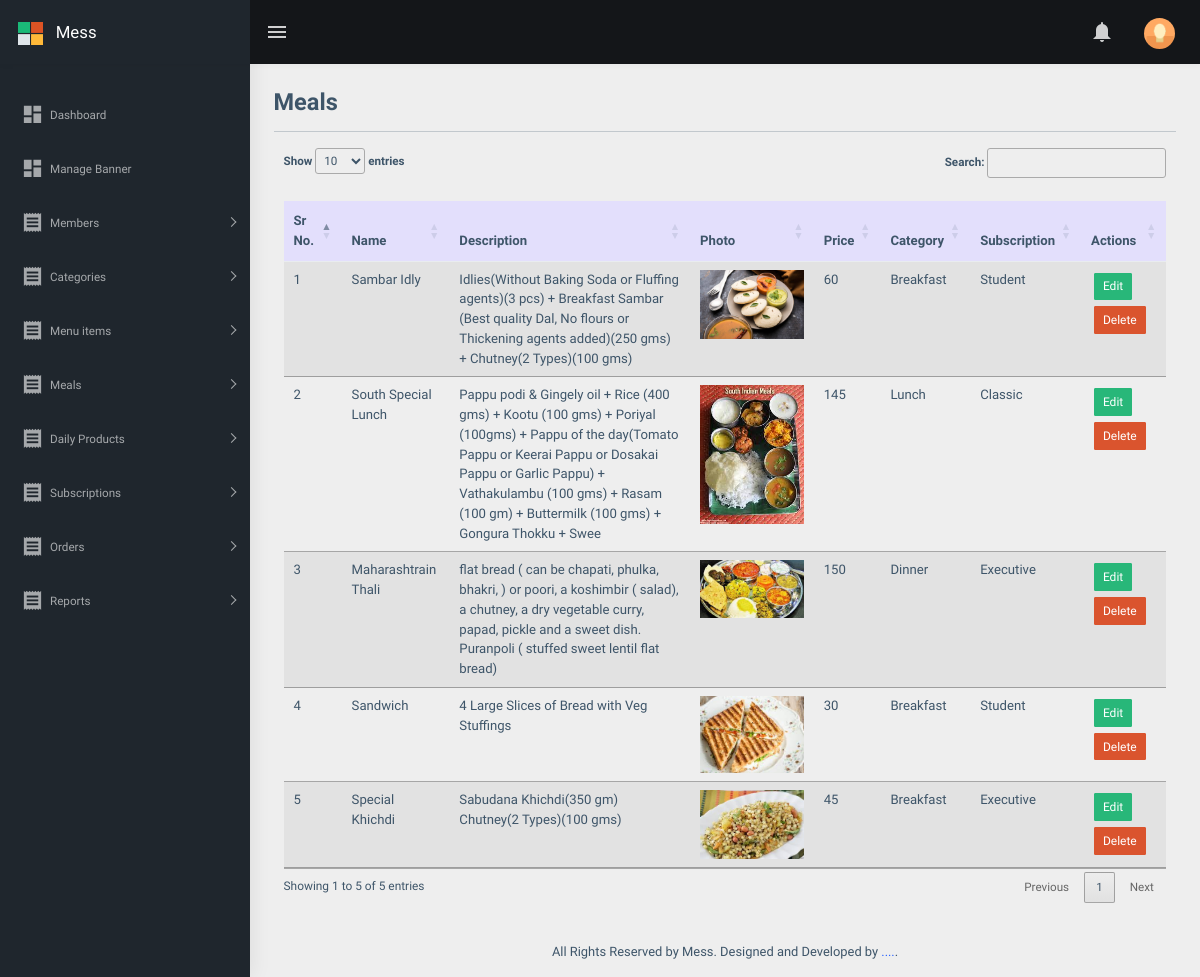
Screenshot of /admin/listMealPlans.php (signed in) with the database file from the repository.
### tables this page shows
CREATE TABLE `meals` (
  `id` bigint(20) NOT NULL,
  `mealName` varchar(255) NOT NULL,
  `mealDesc` varchar(255) NOT NULL,
  `mealPrice` int(11) NOT NULL,
  `mealSubscription` int(11) NOT NULL,
  `mealType` varchar(255) NOT NULL,
  `mealPhoto` varchar(255) NOT NULL,
  `status` int(11) NOT NULL DEFAULT 1
);

CREATE TABLE `category` (
  `id` int(11) NOT NULL,
  `name` varchar(40) NOT NULL,
  `description` varchar(800) NOT NULL,
  `status` int(11) NOT NULL
);

CREATE TABLE `subscriptions` (
  `id` int(11) NOT NULL,
  `subscriptionName` varchar(100) NOT NULL,
  `description` text NOT NULL,
  `15Days` int(11) NOT NULL,
  `weekly` int(11) NOT NULL,
  `monthly` int(11) NOT NULL
);

### admin/listMealPlans.php (the view, shortened to what this page needs)
<?php
include ('top.php');
$sql="select meals.*, subscriptions.subscriptionName,category.name from meals,subscriptions,category  where meals.mealSubscription=subscriptions.id and meals.mealType=category.id";
$res=mysqli_query($con,$sql);
?>
			<main class="content">
				<div class="container-fluid p-4">
					<div class="mb-3">
						<h1 class="h3 d-inline align-middle">Meals</h1>
					</div>
					<hr>
				<div class="container table-responsive">
					<table class="table table-striped   table-hover  table-sm pt-3" id="dttable">
					<thead class="table-primary">
						<tr>
						<th scope="col">Sr No.</th>
						<th scope="col">Name</th>
						<th scope="col">Description</th>
						<th scope="col">Photo</th>
						<th scope="col">Price</th>
						<th scope="col">Category</th>
						<th scope="col">Subscription</th>
						<th scope="col">Actions</th>
						</tr>
					</thead>
					<tbody>
					<?php
							if(mysqli_num_rows($res) > 0){
								$i=1;
								while( $row=mysqli_fetch_assoc($res) ){
						?>
						<tr>
						<td scope="col"> <?php  echo $i; ?></td>
						<td scope="col" > <?php  echo $row['mealName']; ?></td>
						<td scope="col" > <?php  echo $row['mealDesc']; ?></td>
						<td scope="col" > <a target="_blank" href="<?php  echo SITE_MENU_IMAGE.$row['mealPhoto']; ?>"> <img class="img-fluid" src="<?php  echo SITE_MENU_IMAGE.$row['mealPhoto']; ?>" > </a> </td>
						<td scope="col" > <?php  echo $row['mealPrice']; ?></td>
						<td scope="col" > <?php  echo $row['name']; ?></td>
						<td scope="col"> <?php  echo $row['subscriptionName']; ?></td>
						<td scope="col" >
							<a href="pages-addMealPlans.php?id=<?php echo $row['id']; ?>"> <button class="btn btn-success btn-sm">Edit</button> </a>
							<a href="?id=<?php echo $row['id']; ?>&type=delete "> <button class="btn btn-danger btn-sm">Delete</button> </a>
						</td>
						</tr>
						<?php
								$i++;
								}
							}
							else{
							?>
							<td colspan="4">Data not found</td>
							<?php
							}
						?>
					</tbody>
					</table>
				</div>
				</div>
			</main>
			<?php
				include 'footer.php';
			?>

### admin/top.php (shortened to what this page needs)
<!DOCTYPE html>
<html dir="ltr" lang="en">
  <head>
    <link href="<?php echo SITE_PATH;?>assets/libs/flot/css/float-chart.css" rel="stylesheet" />
    <link href="<?php echo SITE_PATH;?>dist/css/style.min.css" rel="stylesheet" />
    <link href="<?php echo SITE_PATH;?>dist/css/customAdmin.css" rel="stylesheet" />
  <link rel="stylesheet" type="text/css" href="//cdn.datatables.net/1.11.1/css/jquery.dataTables.min.css">
    <link rel="stylesheet" href="https://cdnjs.cloudflare.com/ajax/libs/font-awesome/5.15.3/css/all.min.css">
  </head>
  <body>
    <div
      id="main-wrapper"
      data-layout="vertical"
      data-navbarbg="skin5"
      data-sidebartype="full"
      data-sidebar-position="absolute"
      data-header-position="absolute"
      data-boxed-layout="full"
    >
      <header class="topbar" data-navbarbg="skin5">
        <nav class="navbar top-navbar navbar-expand-md navbar-dark">
          <div class="navbar-header" data-logobg="skin5">
            <a class="navbar-brand" href="<?php echo SITE_PATH; ?>">
              <b class="logo-icon ps-2">
                <img
                  src="<?php echo SITE_PATH;?>assets/images/logo-icon.png"
                  alt="homepage"
                  class="light-logo"
                  width="25"
                />
              </b>
              <span class="logo-text ms-2">
                Mess
              </span>
            </a>
          </div>
          <div
            class="navbar-collapse collapse"
            id="navbarSupportedContent"
            data-navbarbg="skin5"
          >
            <ul class="navbar-nav float-start me-auto">
              <li class="nav-item d-none d-lg-block">
                <a
                  class="nav-link sidebartoggler waves-effect waves-light"
                  href="javascript:void(0)"
                  data-sidebartype="mini-sidebar"
                  ><i class="mdi mdi-menu font-24"></i
                ></a>
              </li>
            </ul>
            <ul class="navbar-nav float-end">
              <li class="nav-item dropdown">
              <a
                  class="nav-link dropdown-toggle"
                  href="#"
                  id="navbarDropdown"
                  role="button"
                  data-bs-toggle="dropdown"
                  aria-expanded="false"
                >
                  <i class="mdi mdi-bell font-24"></i>
                </a>
              </li>
              <li class="nav-item dropdown">
                <a
                  class="
                    nav-link
                    dropdown-toggle
                    text-muted
                    waves-effect waves-dark
                    pro-pic
                  "
                  href="#"
                  id="navbarDropdown"
                  role="button"
                  data-bs-toggle="dropdown"
                  aria-expanded="false"
                >
                  <img
                    src="../assets/images/users/1.jpg"
                    alt="user"
                    class="rounded-circle"
                    width="31"
                  />
                </a>
              </li>
            </ul>
          </div>
        </nav>
      </header>
      <aside class="left-sidebar" data-sidebarbg="skin5">
        <div class="scroll-sidebar">
          <nav class="sidebar-nav">
            <ul id="sidebarnav" class="pt-4">
              <li class="sidebar-item">
                <a
                  class="sidebar-link waves-effect waves-dark sidebar-link"
                  href="<?php echo SITE_PATH; ?>admin/dashboard"
                  aria-expanded="false"
                  ><i class="mdi mdi-view-dashboard"></i
                  ><span class="hide-menu">Dashboard</span></a
                >
              </li>
              <li class="sidebar-item">
                <a
                  class="sidebar-link waves-effect waves-dark sidebar-link"
                  href="<?php echo SITE_PATH; ?>admin/manageBanner"
                  aria-expanded="false"
                  ><i class="mdi mdi-view-dashboard"></i
                  ><span class="hide-menu">Manage Banner</span></a
                >
              </li>
              <li class="sidebar-item">
                <a
                  class="sidebar-link has-arrow waves-effect waves-dark"
                  href="javascript:void(0)"
                  aria-expanded="false"
                  ><i class="mdi mdi-receipt"></i
                  ><span class="hide-menu">Members</span></a
                >
              </li>
              <li class="sidebar-item">
                <a
                  class="sidebar-link has-arrow waves-effect waves-dark"
                  href="javascript:void(0)"
                  aria-expanded="false"
                  ><i class="mdi mdi-receipt"></i
                  ><span class="hide-menu">Categories</span></a
                >
              </li>
              <li class="sidebar-item">
                <a
                  class="sidebar-link has-arrow waves-effect waves-dark"
                  href="javascript:void(0)"
                  aria-expanded="false"
                  ><i class="mdi mdi-receipt"></i
                  ><span class="hide-menu">Menu items</span></a
                >
              </li>
              <li class="sidebar-item">
                <a
                  class="sidebar-link has-arrow waves-effect waves-dark"
                  href="javascript:void(0)"
                  aria-expanded="false"
                  ><i class="mdi mdi-receipt"></i
                  ><span class="hide-menu">Meals</span></a
                >
              </li>
              <li class="sidebar-item">
                <a
                  class="sidebar-link has-arrow waves-effect waves-dark"
                  href="javascript:void(0)"
                  aria-expanded="false"
                  ><i class="mdi mdi-receipt"></i
                  ><span class="hide-menu">Daily Products</span></a
                >
              </li>
              <li class="sidebar-item">
                <a
                  class="sidebar-link has-arrow waves-effect waves-dark"
                  href="javascript:void(0)"
                  aria-expanded="false"
                  ><i class="mdi mdi-receipt"></i
                  ><span class="hide-menu">Subscriptions</span></a
                >
              </li>
              <li class="sidebar-item">
                <a
                  class="sidebar-link has-arrow waves-effect waves-dark"
                  href="javascript:void(0)"
                  aria-expanded="false"
                  ><i class="mdi mdi-receipt"></i
                  ><span class="hide-menu">Orders</span></a
                >
              </li>
              <li class="sidebar-item">
                <a
                  class="sidebar-link has-arrow waves-effect waves-dark"
                  href="javascript:void(0)"
                  aria-expanded="false"
                  ><i class="mdi mdi-receipt"></i
                  ><span class="hide-menu">Reports</span></a
                >
              </li>
            </ul>
          </nav>
        </div>
      </aside>
      <div class="page-wrapper">

### admin/footer.php (shortened to what this page needs)
        <footer class="footer text-center">
          All Rights Reserved by Mess. Designed and Developed by
          <a href="https://www.wrappixel.com">....</a>.
        </footer>
      </div>
    </div>
  </body>
</html>

### admin/top.php (style rules this page uses)
.btn { color: white; margin: 3px; }
table { font-size: 14px; }

### rows the page displays
meals: mealName "Sambar Idly", mealDesc "Idlies(Without Baking Soda or Fluffing agents)(3 pcs) + Breakfast Sambar (Best quality Dal, No flours or Thickening agents added)(250 gms) + Chutney(2 Types)(100 gms)", mealPhoto (picture), mealPrice "60", category.name "Breakfast", subscriptions.subscriptionName "Student"
meals: mealName "South Special Lunch", mealDesc "Pappu podi & Gingely oil + Rice (400 gms) + Kootu (100 gms) + Poriyal (100gms) + Pappu of the day(Tomato Pappu or Keerai Pappu or Dosakai Pappu or Garlic Pappu) + Vathakulambu (100 gms) + Rasam (100 gm) + Buttermilk (100 gms) + Gongura Thokku + Swee", mealPhoto (picture), mealPrice "145", category.name "Lunch", subscriptions.subscriptionName "Classic"
meals: mealName "Maharashtrain Thali", mealDesc "flat bread ( can be chapati, phulka, bhakri, ) or poori, a koshimbir ( salad), a chutney, a dry vegetable curry, papad, pickle and a sweet dish. Puranpoli ( stuffed sweet lentil flat bread)", mealPhoto (picture), mealPrice "150", category.name "Dinner", subscriptions.subscriptionName "Executive"
meals: mealName "Sandwich", mealDesc "4 Large Slices of Bread with Veg Stuffings", mealPhoto (picture), mealPrice "30", category.name "Breakfast", subscriptions.subscriptionName "Student"
meals: mealName "Special Khichdi", mealDesc "Sabudana Khichdi(350 gm) Chutney(2 Types)(100 gms)", mealPhoto (picture), mealPrice "45", category.name "Breakfast", subscriptions.subscriptionName "Executive"
